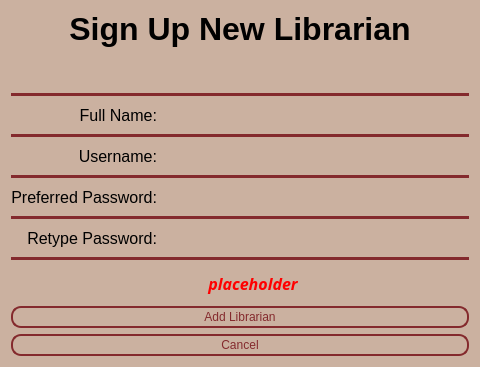
<?xml version="1.0" encoding="UTF-8"?>
<ui version="4.0">
 <class>AddLibrarian</class>
 <widget class="QWidget" name="AddLibrarian">
  <property name="geometry">
   <rect>
    <x>0</x>
    <y>0</y>
    <width>480</width>
    <height>367</height>
   </rect>
  </property>
  <property name="windowTitle">
   <string>Sign Up Librarian</string>
  </property>
  <property name="styleSheet">
   <string notr="true">.QWidget{background-color: #CBB1A0;border-radius: 10px}</string>
  </property>
  <layout class="QFormLayout" name="formLayout">
   <item row="0" column="0" colspan="2">
    <widget class="QLabel" name="label_title">
     <property name="font">
      <font>
       <pointsize>24</pointsize>
       <bold>true</bold>
      </font>
     </property>
     <property name="text">
      <string>Sign Up New Librarian</string>
     </property>
     <property name="alignment">
      <set>Qt::AlignCenter</set>
     </property>
    </widget>
   </item>
   <item row="2" column="0" colspan="2">
    <layout class="QGridLayout" name="gridLayout">
     <item row="1" column="0">
      <widget class="QLabel" name="label_name">
       <property name="font">
        <font>
         <pointsize>12</pointsize>
        </font>
       </property>
       <property name="text">
        <string>Full Name:</string>
       </property>
       <property name="alignment">
        <set>Qt::AlignRight|Qt::AlignTrailing|Qt::AlignVCenter</set>
       </property>
      </widget>
     </item>
     <item row="6" column="0" colspan="2">
      <widget class="Line" name="line_5">
       <property name="styleSheet">
        <string notr="true">border: 2px solid #842a2d;</string>
       </property>
       <property name="orientation">
        <enum>Qt::Horizontal</enum>
       </property>
      </widget>
     </item>
     <item row="5" column="1">
      <widget class="QLineEdit" name="input_password">
       <property name="font">
        <font>
         <pointsize>15</pointsize>
         <italic>false</italic>
         <bold>false</bold>
        </font>
       </property>
       <property name="styleSheet">
        <string notr="true">QLineEdit {
      color: #000000;
      font: 15pt &quot;Verdana&quot;;
      border: None;
      border-bottom-color: white;
      border-radius: 10px;
      padding: 0 8px;
      background: #CBB1A0;
      selection-background-color: darkgray;
}</string>
       </property>
       <property name="text">
        <string/>
       </property>
       <property name="maxLength">
        <number>15</number>
       </property>
      </widget>
     </item>
     <item row="7" column="1">
      <widget class="QLineEdit" name="input_password_confirm">
       <property name="font">
        <font>
         <pointsize>15</pointsize>
         <italic>false</italic>
         <bold>false</bold>
        </font>
       </property>
       <property name="styleSheet">
        <string notr="true">QLineEdit {
      color: #000000;
      font: 15pt &quot;Verdana&quot;;
      border: None;
      border-bottom-color: white;
      border-radius: 10px;
      padding: 0 8px;
      background: #CBB1A0;
      selection-background-color: darkgray;
}</string>
       </property>
       <property name="text">
        <string/>
       </property>
       <property name="maxLength">
        <number>15</number>
       </property>
      </widget>
     </item>
     <item row="2" column="0" colspan="2">
      <widget class="Line" name="line_2">
       <property name="styleSheet">
        <string notr="true">border: 2px solid #842a2d;</string>
       </property>
       <property name="orientation">
        <enum>Qt::Horizontal</enum>
       </property>
      </widget>
     </item>
     <item row="3" column="0">
      <widget class="QLabel" name="label_username">
       <property name="font">
        <font>
         <pointsize>12</pointsize>
        </font>
       </property>
       <property name="text">
        <string>Username:</string>
       </property>
       <property name="alignment">
        <set>Qt::AlignRight|Qt::AlignTrailing|Qt::AlignVCenter</set>
       </property>
      </widget>
     </item>
     <item row="3" column="1">
      <widget class="QLineEdit" name="input_username">
       <property name="font">
        <font>
         <pointsize>15</pointsize>
         <italic>false</italic>
         <bold>false</bold>
        </font>
       </property>
       <property name="styleSheet">
        <string notr="true">QLineEdit {
      color: #000000;
      font: 15pt &quot;Verdana&quot;;
      border: None;
      border-bottom-color: white;
      border-radius: 10px;
      padding: 0 8px;
      background: #CBB1A0;
      selection-background-color: darkgray;
}</string>
       </property>
       <property name="maxLength">
        <number>15</number>
       </property>
      </widget>
     </item>
     <item row="4" column="0" colspan="2">
      <widget class="Line" name="line_4">
       <property name="styleSheet">
        <string notr="true">border: 2px solid #842a2d;</string>
       </property>
       <property name="orientation">
        <enum>Qt::Horizontal</enum>
       </property>
      </widget>
     </item>
     <item row="5" column="0">
      <widget class="QLabel" name="label_pass">
       <property name="font">
        <font>
         <pointsize>12</pointsize>
        </font>
       </property>
       <property name="text">
        <string>Preferred Password:</string>
       </property>
       <property name="alignment">
        <set>Qt::AlignRight|Qt::AlignTrailing|Qt::AlignVCenter</set>
       </property>
      </widget>
     </item>
     <item row="1" column="1">
      <widget class="QLineEdit" name="input_fullname">
       <property name="font">
        <font>
         <pointsize>15</pointsize>
         <italic>false</italic>
         <bold>false</bold>
        </font>
       </property>
       <property name="styleSheet">
        <string notr="true">QLineEdit {
      color: #000000;
      font: 15pt &quot;Verdana&quot;;
      border: None;
      border-bottom-color: white;
      border-radius: 10px;
      padding: 0 8px;
      background: #CBB1A0;
      selection-background-color: darkgray;
}</string>
       </property>
       <property name="maxLength">
        <number>50</number>
       </property>
      </widget>
     </item>
     <item row="7" column="0">
      <widget class="QLabel" name="label_retype_pass">
       <property name="font">
        <font>
         <pointsize>12</pointsize>
        </font>
       </property>
       <property name="text">
        <string>Retype Password:</string>
       </property>
       <property name="alignment">
        <set>Qt::AlignRight|Qt::AlignTrailing|Qt::AlignVCenter</set>
       </property>
      </widget>
     </item>
     <item row="8" column="0" colspan="2">
      <widget class="Line" name="line_6">
       <property name="styleSheet">
        <string notr="true">border: 2px solid #842a2d;</string>
       </property>
       <property name="orientation">
        <enum>Qt::Horizontal</enum>
       </property>
      </widget>
     </item>
     <item row="0" column="0" colspan="2">
      <widget class="Line" name="line_7">
       <property name="styleSheet">
        <string notr="true">border: 2px solid #842a2d;</string>
       </property>
       <property name="orientation">
        <enum>Qt::Horizontal</enum>
       </property>
      </widget>
     </item>
    </layout>
   </item>
   <item row="4" column="0" colspan="2">
    <layout class="QVBoxLayout" name="verticalLayout">
     <item>
      <widget class="QPushButton" name="add_librarian">
       <property name="enabled">
        <bool>true</bool>
       </property>
       <property name="cursor">
        <cursorShape>PointingHandCursor</cursorShape>
       </property>
       <property name="styleSheet">
        <string notr="true">QPushButton{
	color: #842a2d;
	font: 17pt &quot;Franklin Gothic Book&quot;;
	border: 2px solid #842a2d;
	padding: 2px;
	border-radius: 10px;
	opacity: 100;
}

QPushButton:hover{
    background-color: #842a2d;
	color: #CBB1A0;
}</string>
       </property>
       <property name="text">
        <string>Add Librarian</string>
       </property>
      </widget>
     </item>
     <item>
      <widget class="QPushButton" name="cancel_button">
       <property name="cursor">
        <cursorShape>PointingHandCursor</cursorShape>
       </property>
       <property name="styleSheet">
        <string notr="true">QPushButton{
	color: #842a2d;
	font: 17pt &quot;Franklin Gothic Book&quot;;
	border: 2px solid #842a2d;
	padding: 2px;
	border-radius: 10px;
	opacity: 100;
}

QPushButton:hover{
    background-color: #842a2d;
	color: #CBB1A0;
}</string>
       </property>
       <property name="text">
        <string>Cancel</string>
       </property>
      </widget>
     </item>
    </layout>
   </item>
   <item row="3" column="0">
    <spacer name="spacer_formToButtons">
     <property name="orientation">
      <enum>Qt::Vertical</enum>
     </property>
     <property name="sizeHint" stdset="0">
      <size>
       <width>20</width>
       <height>40</height>
      </size>
     </property>
    </spacer>
   </item>
   <item row="1" column="0">
    <spacer name="spacer_titleToForm">
     <property name="orientation">
      <enum>Qt::Vertical</enum>
     </property>
     <property name="sizeHint" stdset="0">
      <size>
       <width>20</width>
       <height>40</height>
      </size>
     </property>
    </spacer>
   </item>
   <item row="3" column="1">
    <widget class="QLabel" name="label">
     <property name="font">
      <font>
       <family>Karla</family>
       <pointsize>12</pointsize>
       <italic>true</italic>
       <bold>true</bold>
      </font>
     </property>
     <property name="styleSheet">
      <string notr="true">color: rgb(255, 0, 0);</string>
     </property>
     <property name="text">
      <string>placeholder</string>
     </property>
     <property name="alignment">
      <set>Qt::AlignCenter</set>
     </property>
    </widget>
   </item>
  </layout>
 </widget>
 <resources/>
 <connections/>
</ui>
